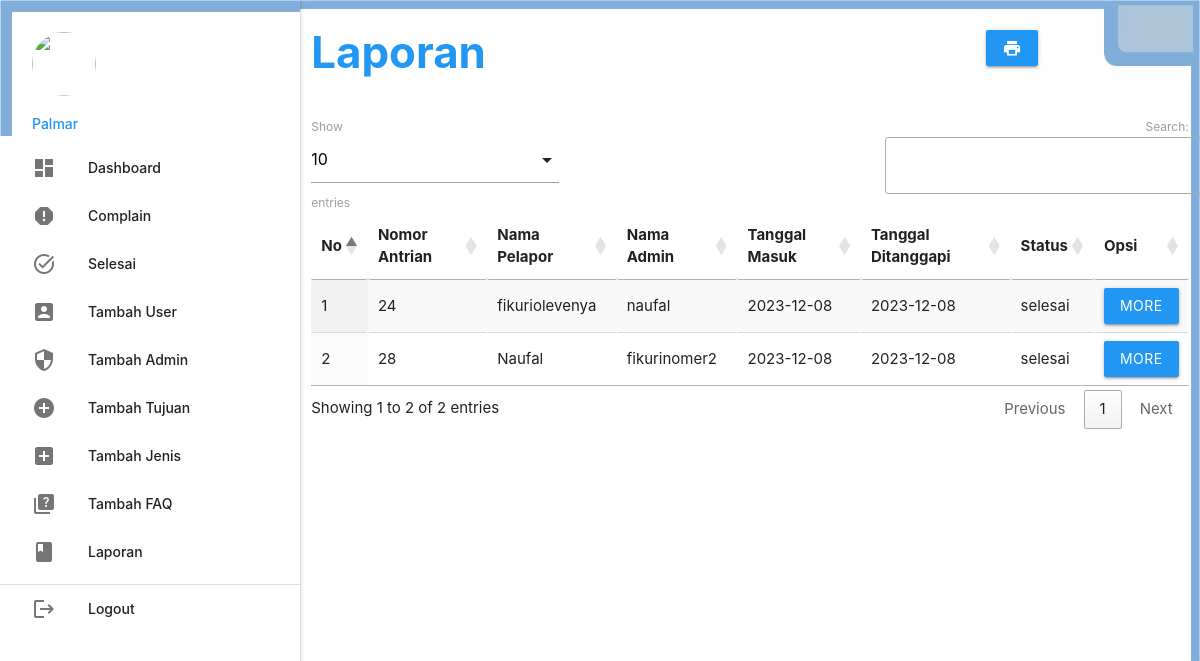
Page /superadmin/index.php?p=laporan (signed in) on the committed database.
### tables this page shows
CREATE TABLE `complain` (
  `no_antrian` int(16) NOT NULL,
  `id_user` int(10) NOT NULL,
  `keluhan` text NOT NULL,
  `lampiran` varchar(100) NOT NULL,
  `tgl_keluhan` varchar(20) NOT NULL,
  `tjn_kategori` int(11) NOT NULL,
  `jns_kategori` int(11) NOT NULL,
  `status` enum('proses','selesai') NOT NULL
);

CREATE TABLE `tindak_lanjut` (
  `id_lanjut` int(16) NOT NULL,
  `no_antrian` int(10) NOT NULL,
  `id_admin` int(11) DEFAULT NULL,
  `tanggapan` varchar(100) DEFAULT NULL,
  `tgl_tanggapan` varchar(20) NOT NULL
);

CREATE TABLE `akun_user` (
  `id_user` int(16) NOT NULL,
  `nama_user` varchar(100) DEFAULT NULL,
  `username` varchar(100) DEFAULT NULL,
  `password` varchar(50) DEFAULT NULL
);

CREATE TABLE `akun_admin` (
  `id_admin` int(11) NOT NULL,
  `nama_admin` varchar(100) DEFAULT NULL,
  `username` varchar(100) DEFAULT NULL,
  `password` varchar(50) DEFAULT NULL,
  `level` enum('admin','superadmin') DEFAULT NULL
);

### superadmin/laporan.php (the view, shortened to what this page needs)
       <div class="row">
         <div class="col s12 m9">
           <h3 class="blue-text"><b>Laporan</b></h3>
         </div>
         <div class="col s12 m3">
           <div class="section"></div>
           <a class="waves-effect waves-light btn blue" href="cetak.php">
			<i class="material-icons">print</i></a>
         </div>
       </div>
       <table id="example" class="display responsive-table" style="width:100%">
         <thead>
             <tr>
			<th>No</th>
			<th>Nomor Antrian</th>
			<th>Nama Pelapor</th>
			<th>Nama Admin</th>
			<th>Tanggal Masuk</th>
			<th>Tanggal Ditanggapi</th>
			<th>Status</th>
			<th>Opsi</th>
             </tr>
         </thead>
         <tbody>
<?php
	$no=1;
	$query = mysqli_query($koneksi,"SELECT * FROM complain INNER JOIN akun_user
	ON complain.id_user=akun_user.id_user INNER JOIN tindak_lanjut
	ON tindak_lanjut.no_antrian=complain.no_antrian INNER JOIN akun_admin
	ON tindak_lanjut.id_admin=akun_admin.id_admin ORDER BY tgl_keluhan DESC");
	while ($r=mysqli_fetch_assoc($query)) { ?>
	<tr>
		<td><?php echo $no++; ?></td>
		<td><?php echo $r['no_antrian']; ?></td>
		<td><?php echo $r['nama_user']; ?></td>
		<td><?php echo $r['nama_admin']; ?></td>
		<td><?php echo $r['tgl_keluhan']; ?></td>
		<td><?php echo $r['tgl_tanggapan']; ?></td>
		<td><?php echo $r['status']; ?></td>
		<td><a class="btn blue modal-trigger" href="#laporan?id_tanggapan=<?php echo
		$r['id_lanjut'] ?>">More</a></td>
	</tr>
           <?php  }
            ?>
         </tbody>
       </table>

### rows in the picture
complain: tindak_lanjut.no_antrian "24", id_user.nama_user "fikuriolevenya", akun_admin.nama_admin "naufal", tgl_keluhan "2023-12-08", tindak_lanjut.tgl_tanggapan "2023-12-08", status "selesai"
complain: tindak_lanjut.no_antrian "28", id_user.nama_user "Naufal", akun_admin.nama_admin "fikurinomer2", tgl_keluhan "2023-12-08", tindak_lanjut.tgl_tanggapan "2023-12-08", status "selesai"

### other values in the picture
$_SESSION['data']['nama_admin'] "Palmar"
